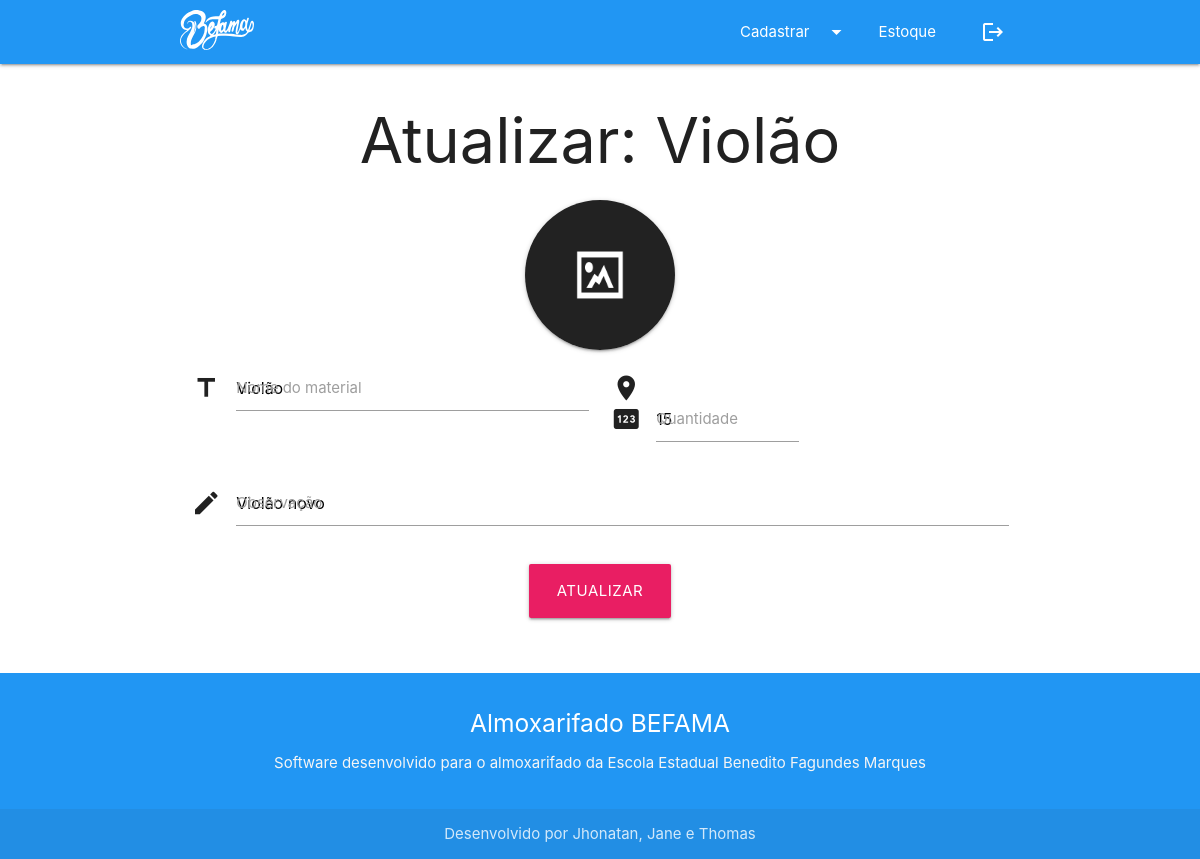
/view/editMaterial.php?id=29 (signed in), run on the app's committed database.
### tables this page shows
CREATE TABLE IF NOT EXISTS `material` (
  `id` int(11) NOT NULL AUTO_INCREMENT,
  `nome` varchar(255) NOT NULL,
  `local` varchar(255) NOT NULL,
  `qtd` int(11) NOT NULL,
  `obs` varchar(255) NOT NULL,
  `imagem` varchar(255) NOT NULL,
  PRIMARY KEY (`id`)
);

### view/editMaterial.php (the view, shortened to what this page needs)
<?php
include_once '../App/db_connect.php';
if (isset($_GET['id'])) :
    $id = mysqli_escape_string($connect, $_GET['id']);
    $sql = "SELECT * FROM material WHERE id = '$id'";
    $resultado = mysqli_query($connect, $sql);
    $dados = mysqli_fetch_array($resultado);
endif;
?>
<div class="container">
    <div class="row">
        <h1 class="center-align">Atualizar: <?php echo $dados['nome']; ?></h1>
        <img class="circle materialboxed z-depth-1 img-edit" src="../upload/<?php echo $imagem = (file_exists('../upload/' . $dados['imagem'])) ? $dados['imagem'] : 'default.png'; ?>" alt="">
        <form class="col s12" action="../App/material/update.php" method="POST" enctype="multipart/form-data">
            <div class="row">
                <div class="input-field col s12 m6">
                    <i class="material-icons prefix">title</i>
                    <input id="nome" name="nome" type="text" class="validate" value="<?php echo $dados['nome']; ?>">
                    <label for="nome">Nome do material</label>
                </div>
                <div class="input-field col s12 m6">
                    <i class="material-icons prefix">place</i>
                </div>
                <div class="input-field col s12 m3">
                    <i class="material-icons prefix">pin</i>
                    <input id="qty" name="qty" type="number" class="validate" value="<?php echo $dados['qtd']; ?>" min="1">
                    <label for="qty">Quantidade</label>
                </div>
                <div class="input-field col s12 m12">
                    <i class="material-icons prefix">edit</i>
                    <input id="obs" name="obs" type="text" class="validate" value="<?php echo $dados['obs']; ?>">
                    <label for="obs">Observação</label>
                </div>
                <div class="input-field col s12 m12 center">
                    <button type="submit" name="btn-editar-material" class="waves-effect waves-light btn-large pink">Atualizar</button>
                </div>
            </div>
        </form>
    </div>
</div>

### data on the page
material: nome "Violão", qty "15", obs "Violão novo"
